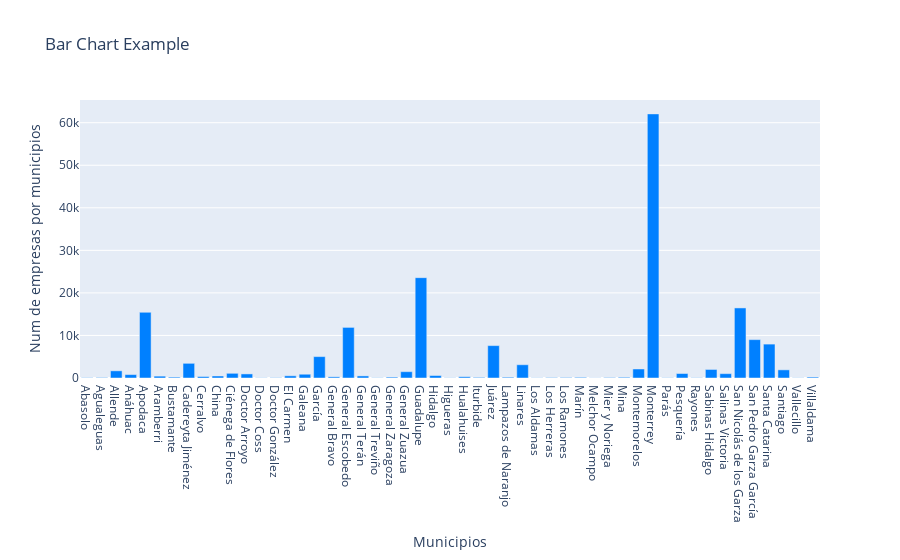

Notebook cell for this chart:
### Code cell
data = go.Bar(
    x=comp2.municipio,
    y=comp2["num de empresas"].values,
    marker=dict(color='rgb(0, 128, 255)')  # Customizing the color of the bars
)
layout = go.Layout(
    title='Bar Chart Example',
    xaxis=dict(title='Municipios'),
    yaxis=dict(title='Num de empresas por municipios')
)
fig = go.Figure(data=[data], layout=layout)
fig.show()

### Figure 1 — Plotly figure (JSON) as saved in the notebook; plotly's stock layout.template omitted (floating-point values rounded to 4 significant figures)
{"data": [{"marker": {"color": "rgb(0, 128, 255)"}, "type": "bar", "x": ["Abasolo", "Agualeguas", "Allende", "Anáhuac", "Apodaca", "Aramberri", "Bustamante", "Cadereyta Jiménez", "Cerralvo", "China", "Ciénega de Flores", "Doctor Arroyo", "Doctor Coss", "Doctor González", "El Carmen", "Galeana", "García", "General Bravo", "General Escobedo", "General Terán", "General Treviño", "General Zaragoza", "General Zuazua", "Guadalupe", "Hidalgo", "Higueras", "Hualahuises", "Iturbide", "Juárez", "Lampazos de Naranjo", "Linares", "Los Aldamas", "Los Herreras", "Los Ramones", "Marín", "Melchor Ocampo", "Mier y Noriega", "Mina", "Montemorelos", "Monterrey", "Parás", "Pesquería", "Rayones", "Sabinas Hidalgo", "Salinas Victoria", "San Nicolás de los Garza", "San Pedro Garza García", "Santa Catarina", "Santiago", "Vallecillo", "Villaldama"], "y": [66, 104, 1688, 801, 15441, 434, 206, 3451, 351, 473, 1102, 960, 45, 66, 516, 886, 5027, 275, 11892, 490, 49, 206, 1482, 23579, 583, 45, 300, 142, 7612, 181, 3116, 43, 91, 118, 153, 31, 98, 167, 2117, 62069, 52, 1053, 56, 2006, 1020, 16469, 9017, 7968, 1915, 42, 218]}], "layout": {"title": {"text": "Bar Chart Example"}, "xaxis": {"title": {"text": "Municipios"}}, "yaxis": {"title": {"text": "Num de empresas por municipios"}}}}
